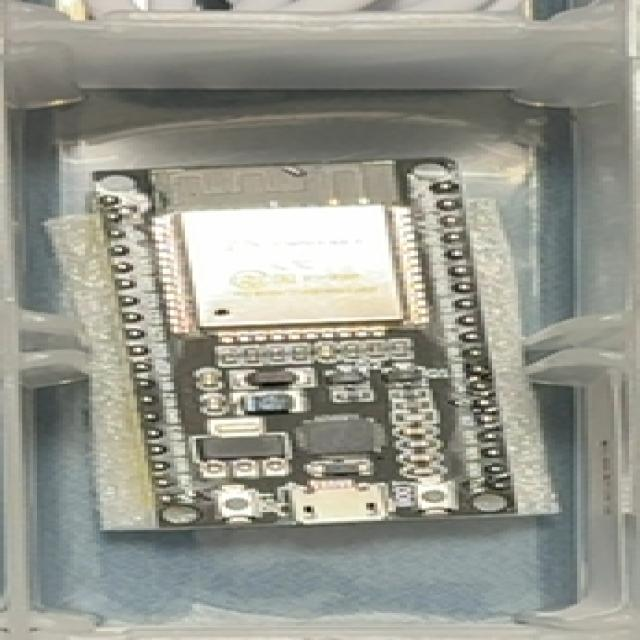
#> input picture datasetALL/test/images/20250911_015403_c2r1_png.rf.b204ce474dd4b9295206b026613e7a42.jpg, 640 x 640 px
$ python -i unknown_matching.py   (imports and definitions only)
#> lines starting #> are read from the running program, lines starting #| are printed output that depends on the picture
#> further down, picture is the input picture: shape (640, 640, 3); mean B, G, R 141.8, 151.9, 150.8
from dataclasses import dataclass

import cv2
import numpy as np


@dataclass(frozen=True)
class ObjectSignature:
    points: np.ndarray
    descriptors: np.ndarray


def describe_object(image: np.ndarray) -> ObjectSignature | None:
    if not image.size or min(image.shape[:2]) < 16:
        return None
    gray = cv2.cvtColor(image, cv2.COLOR_BGR2GRAY)
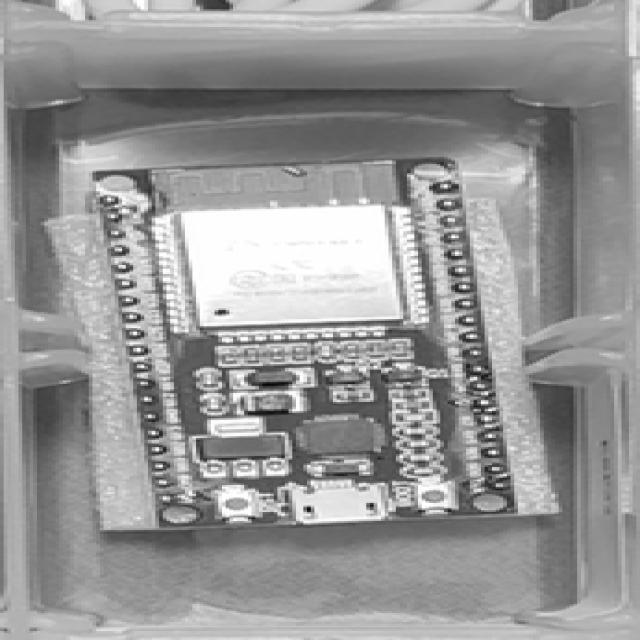
#> gray: shape (640, 640); min 4, max 255, mean 150.4
    height, width = gray.shape
#> height = 640; width = 640
    scale = 320 / max(height, width)
#> scale = 0.5
    gray = cv2.resize(
        gray,
        (max(1, round(width * scale)), max(1, round(height * scale))),
        interpolation=cv2.INTER_AREA if scale < 1 else cv2.INTER_LINEAR,
    )
#> gray: shape (320, 320)
    detector = cv2.SIFT_create(nfeatures=256, contrastThreshold=0.025)
    keypoints, descriptors = detector.detectAndCompute(gray, None)
#> keypoints = 257 keypoints; strongest (x, y, size): (154, 254, 2.3), (110, 156, 2.6), (185, 253, 2.5), (242, 201, 1.9)
    if descriptors is None or len(keypoints) < 8:
        return None
    points = np.float32([point.pt for point in keypoints])
#> points = 257 pairs, first value 26.76 to 279.8, second value 50.92 to 260.7
    return ObjectSignature(points, descriptors)


# [63 lines left out: functions same_object, match_objects, not called in this run]

>>> import cv2
>>> picture = cv2.imread('datasetALL/test/images/20250911_015403_c2r1_png.rf.b204ce474dd4b9295206b026613e7a42.jpg')
>>> result = describe_object(picture)

$ run again, on datasetALL/test/images/20250911_015451_c0r1_png.rf.6241aa900f98f45b53c9e826fd66c9f2.jpg
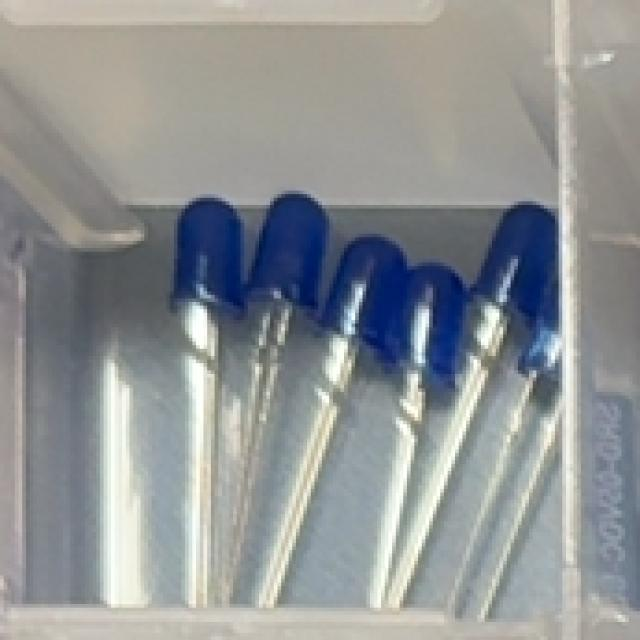
#> input picture datasetALL/test/images/20250911_015451_c0r1_png.rf.6241aa900f98f45b53c9e826fd66c9f2.jpg, 640 x 640 px
#> picture is the input picture: shape (640, 640, 3); mean B, G, R 149.3, 148.1, 144.5
#> in describe_object, `gray = cv2.cvtColor(image, cv2.COLOR_BGR2GRAY)`:
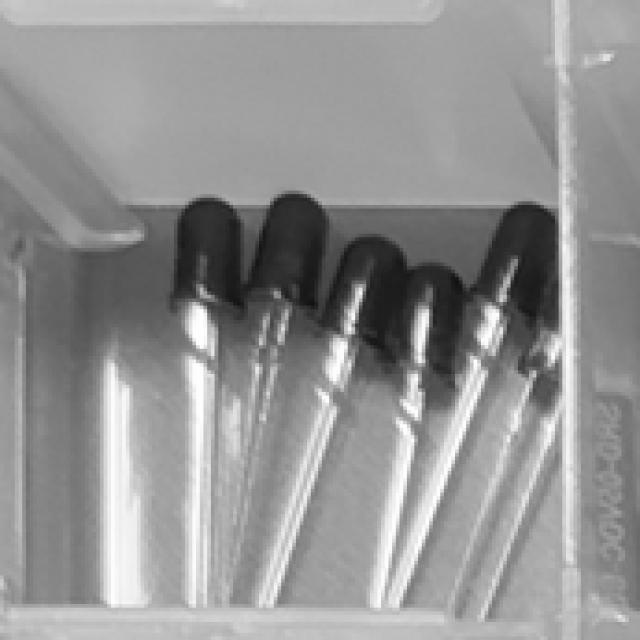
#> gray: shape (640, 640); min 14, max 255, mean 147.2
#> keypoints = 256 keypoints; strongest (x, y, size): (99, 162, 10.9), (245, 164, 11.2), (179, 146, 4.7), (246, 157, 6.2)
#> points = 256 pairs, first value 8.39 to 310.1, second value 28.48 to 309.1

$ run again, on datasetALL/test/images/20250911_015451_c3r0_png.rf.196b6825e3d2650b66e639ee2be3288a.jpg
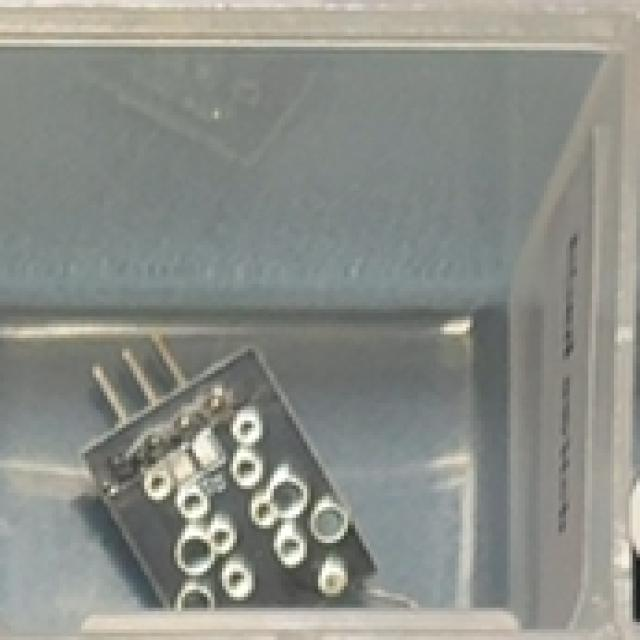
#> input picture datasetALL/test/images/20250911_015451_c3r0_png.rf.196b6825e3d2650b66e639ee2be3288a.jpg, 640 x 640 px
#> picture is the input picture: shape (640, 640, 3); mean B, G, R 136.6, 142.4, 139.7
#> in describe_object, `gray = cv2.resize( gray, (max(1, round(width * scale)), max(1, round(h..`:
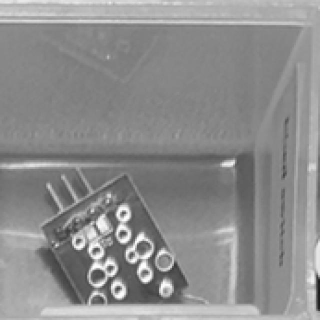
#> gray: shape (320, 320); min 24, max 254, mean 141.1
#> keypoints = 256 keypoints; strongest (x, y, size): (146, 279, 5.4), (118, 289, 3.8), (123, 233, 4.1), (110, 268, 3.8)
#> points = 256 pairs, first value 2.6 to 316.7, second value 2.97 to 310.7

$ run again, on datasetALL/test/images/20250911_015451_c4r4_png.rf.f00e64052a4b96495ed6a1385ec52df1.jpg
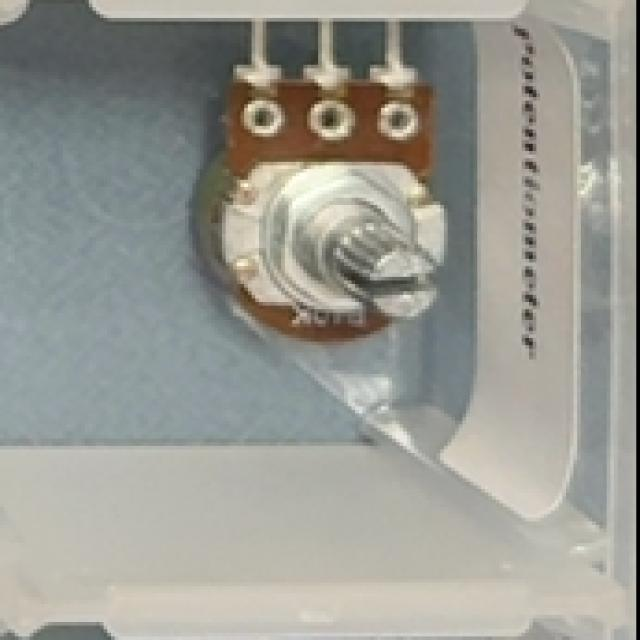
#> input picture datasetALL/test/images/20250911_015451_c4r4_png.rf.f00e64052a4b96495ed6a1385ec52df1.jpg, 640 x 640 px
#> picture is the input picture: shape (640, 640, 3); mean B, G, R 147.2, 154.4, 153.8
#> in describe_object, `gray = cv2.cvtColor(image, cv2.COLOR_BGR2GRAY)`:
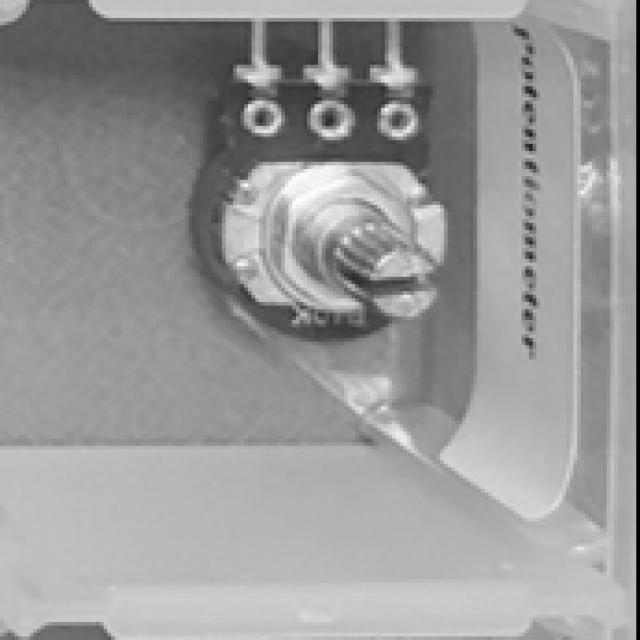
#> gray: shape (640, 640); min 0, max 254, mean 153.4
#> keypoints = 256 keypoints; strongest (x, y, size): (165, 60, 5.1), (198, 37, 9.8), (130, 37, 9.7), (163, 37, 9.7)
#> points = 256 pairs, first value 13.03 to 307.3, second value 12.17 to 314.5
